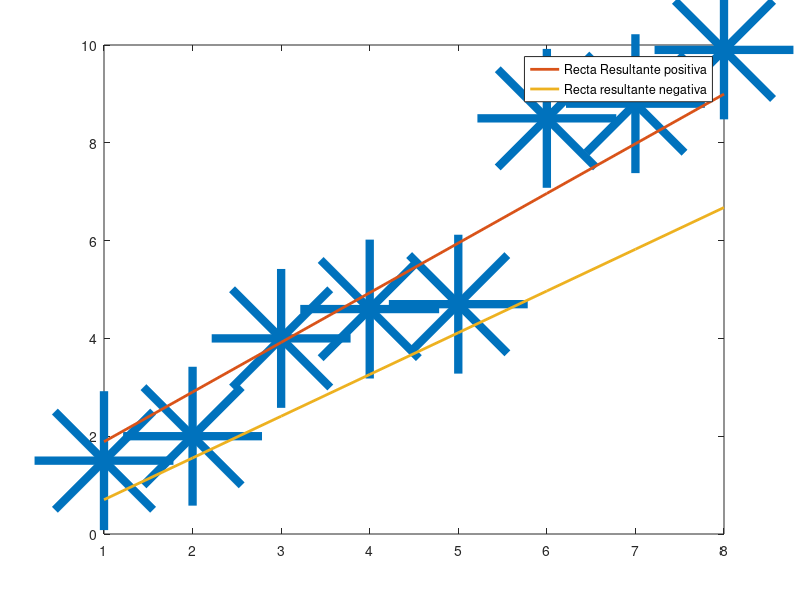

Reproduce this figure in MATLAB.
#N = 8;
#Sx = 44;
#Sy = 44;
#Sxy = 314.9;
#Sxx = 320;
#Syy = 313.2;
#XX = 3.066;
x = 1:1:8

format short
disp("\n")
xi = [1; 2; 3; 5; 6; 8; 9; 10]
disp("\n")
yi = [1.5; 2; 4; 4.6; 4.7; 8.5; 8.8; 9.9]
disp("\n")


xiyi = xi.*yi
disp("\n")
xi2 = xi.*xi
disp("\n")
yi2 = yi.*yi
disp("\n")

N = length(xi)
Sx = sum(xi)
Sy = sum(yi)
Sxy = sum(xiyi)
Sxx = sum(xi2)
Syy = sum(yi2)


n = (Sxx * Sy - Sx * Sxy) / (N * Sxx - Sx * Sx)
m = (N * Sxy - Sx * Sy) / (N * Sxx - Sx * Sx)
r = (N * Sxy - Sx * Sy) / (sqrt(N * Sxx - Sx * Sx) * sqrt(N * Syy - Sy * Sy))

nmxy = (n+(m*xi)-yi).^2
XX = sum(nmxy)

Em = sqrt((N / (N * Sxx - Sx * Sx)) * ((XX) / (N - 2)))
En = sqrt( (Sxx / (N * Sxx - Sx * Sx)) * (XX) / (N - 2) )
y = (m + Em) * x + (n +En);
i = (m - Em) * x + (n -En);


#plot(x, xi,"-;xi;" , x, yi, "-;yi;", x, xiyi, "-;xiyi;", x, xi2,"-;xixi;", x, yi2, "-;yiyi;", x, nmxy, "-;nmxy;", x, y, "-;Recta;")
#plot(x, xi, "-;XI;", 'linewidth', 10,)

plot(x, yi, "*  ", 'linewidth', 100, x, y, "-;Recta Resultante positiva;", 'linewidth', 2, x, i, 'linewidth', 2, "-;Recta resultante negativa;")

#plot(x, xi,"-;xi;" ,'linewidth', 10)
 #plotyy(x, yi, "-;yi;",'linewidth', 10)
 #plotyy(x, xiyi, "-;xiyi;",'linewidth', 10)
 #plotyy(x, xi2,"-;xixi;",'linewidth', 10)
 #plotyy(x, yi2, "-;yiyi;", 'linewidth', 10)
 #plotyy(x, nmxy, "-;nmxy;", 'linewidth', 10)